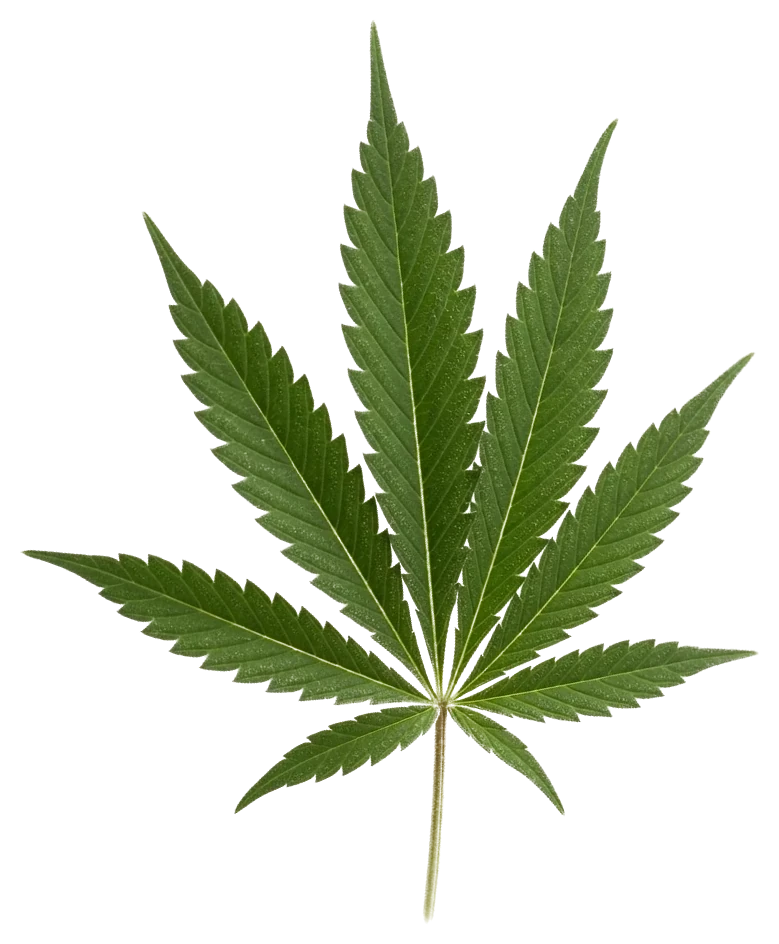
#> input picture src/assets/cannabis-leaf.webp, 779 x 944 px, given in place of light-rounded.png, which was not available
$ python generate.py
#> lines starting #> are read from the running program, lines starting #| are printed output that depends on the picture; pictures that were not available may be replaced by others from this repository, and a replacement may not be noted
"""
StrainEase Instagram carousel generator.

Renders a 3-slide portrait (1080x1350) Instagram carousel that introduces the
StrainEase app: a hero slide, a "how it works" walkthrough, and an
ailments-covered grid. Reads the rounded app icon from marketing/icons/.

Usage:
    python3 generate.py            # writes all 3 slides
    python3 generate.py --slide 1  # one slide at a time
"""
from __future__ import annotations

import argparse
import os
from pathlib import Path

from PIL import Image, ImageDraw, ImageFilter, ImageFont

# --------------------------------------------------------------------------- #
# Brand palette (kept in sync with index.html theme-color #174A2F)
# --------------------------------------------------------------------------- #
BG_DEEP    = (6, 18, 12)
BG_MID     = (10, 38, 26)
GLOW_CORE  = (74, 222, 128)
GLOW_MID   = (34, 197, 94)
GLOW_OUTER = (20, 90, 50)
TEXT_WHITE = (245, 248, 245)
TEXT_SUB   = (200, 220, 200)
LINK_COL   = (180, 240, 200)
PILL_BG    = (20, 60, 38, 220)
PILL_LINE  = (74, 222, 128, 150)

W, H = 1080, 1350  # Instagram 4:5 portrait
LOGO_PATH = Path(__file__).resolve().parent.parent / "icons" / "light-rounded.png"

# --------------------------------------------------------------------------- #
# Font helpers
# --------------------------------------------------------------------------- #
FONT_DIRS = [
    str(Path(__file__).resolve().parent.parent / "fonts"),     # bundled brand fonts
    "/usr/share/fonts/truetype/liberation",
    "/usr/share/fonts/truetype/dejavu",
]


def load_font(name_candidates: list[str], size: int) -> ImageFont.FreeTypeFont:
#> called with size = 132
    for d in FONT_DIRS:
        for name in name_candidates:
            p = os.path.join(d, name)
            if os.path.exists(p):
                return ImageFont.truetype(p, size)
    return ImageFont.load_default()


# Brand fonts (Figtree / Lora / IBM Plex Mono) with Liberation fallbacks so
# the generator still works on machines that don't have the bundled fonts.
FONT_BOLD       = load_font(["Figtree-Bold.ttf",     "LiberationSans-Bold.ttf",    "DejaVuSans-Bold.ttf"],     132)
FONT_REG        = load_font(["Figtree-Regular.ttf",  "LiberationSans-Regular.ttf", "DejaVuSans.ttf"],           30)
FONT_REG_BIG    = load_font(["Figtree-Regular.ttf",  "LiberationSans-Regular.ttf", "DejaVuSans.ttf"],           36)
FONT_H2         = load_font(["Figtree-Bold.ttf",     "LiberationSans-Bold.ttf",    "DejaVuSans-Bold.ttf"],      78)
FONT_H3         = load_font(["Figtree-Bold.ttf",     "LiberationSans-Bold.ttf",    "DejaVuSans-Bold.ttf"],      44)
FONT_SERIF      = load_font(["Lora-Italic.ttf",      "LiberationSerif-Italic.ttf", "DejaVuSerif-Italic.ttf"],   46)
FONT_SERIF_BIG  = load_font(["Lora-Italic.ttf",      "LiberationSerif-Italic.ttf", "DejaVuSerif-Italic.ttf"],   56)
FONT_MONO       = load_font(["IBMPlexMono-Regular.ttf", "LiberationMono-Regular.ttf", "DejaVuSansMono.ttf"],     28)
FONT_SWIPE      = load_font(["Figtree-Bold.ttf",     "LiberationSans-Bold.ttf",    "DejaVuSans-Bold.ttf"],      26)
FONT_STEP_NUM   = load_font(["Figtree-Bold.ttf",     "LiberationSans-Bold.ttf",    "DejaVuSans-Bold.ttf"],      44)
FONT_STEP_TTL   = load_font(["Figtree-Bold.ttf",     "LiberationSans-Bold.ttf",    "DejaVuSans-Bold.ttf"],      30)
FONT_STEP_BODY  = load_font(["Figtree-Bold.ttf",     "LiberationSans-Bold.ttf",    "DejaVuSans-Bold.ttf"],      26)
FONT_AILMENT    = load_font(["Figtree-Bold.ttf",     "LiberationSans-Bold.ttf",    "DejaVuSans-Bold.ttf"],      26)
FONT_TAG        = load_font(["Figtree-Bold.ttf",     "LiberationSans-Bold.ttf",    "DejaVuSans-Bold.ttf"],      20)


# --------------------------------------------------------------------------- #
# Text primitives (anchor='mm' centers cleanly on the glyph ink)
# --------------------------------------------------------------------------- #
def text_size(d: ImageDraw.ImageDraw, text: str,
              font: ImageFont.FreeTypeFont) -> tuple[int, int]:
    """Width and rendered height of the text."""
    l, t, r, b = d.textbbox((0, 0), text, font=font)
    return r - l, b - t


def text_at(d, cx, cy, text, font, fill):
    """Draw text perfectly centered at (cx, cy) using PIL's anchor='mm'."""
    d.text((cx, cy), text, font=font, fill=fill, anchor="mm")


def centered_spaced(d, cy, text, font, fill, letter_spacing=0):
    """Letter-spaced text centered at y=cy. Centers on the actual inkbox."""
    parts = list(text)
    widths = [d.textlength(p, font=font) for p in parts]
    gaps = [letter_spacing] * (len(parts) - 1)
    total_w = sum(widths) + sum(gaps)

    bboxes = [d.textbbox((0, 0), p, font=font) for p in parts]
    min_top = min(b[1] for b in bboxes)
    max_bot = max(b[3] for b in bboxes)
    total_h = max_bot - min_top
    y_pos = cy - total_h / 2 - min_top

    x = (W - total_w) // 2
    for ch, w in zip(parts, widths):
        d.text((x, y_pos), ch, font=font, fill=fill)
        x += w + letter_spacing


# --------------------------------------------------------------------------- #
# Reusable compositing primitives
# --------------------------------------------------------------------------- #
def make_background() -> Image.Image:
    img = Image.new("RGB", (W, H), BG_DEEP)
    d = ImageDraw.Draw(img)
    for y in range(H):
        t = 1 - abs(y - H * 0.45) / (H * 0.7)
        t = max(0, min(1, t)) ** 1.4
        r = int(BG_DEEP[0] * (1 - t) + BG_MID[0] * t)
        g = int(BG_DEEP[1] * (1 - t) + BG_MID[1] * t)
        b = int(BG_DEEP[2] * (1 - t) + BG_MID[2] * t)
        d.line([(0, y), (W, y)], fill=(r, g, b))
    return img.convert("RGBA")


def radial_glow(cx: int, cy: int, rx: int = 720, ry: int | None = None,
                max_alpha: float = 0.65) -> Image.Image:
    ry = ry or rx
    g = Image.new("RGBA", (W, H), (0, 0, 0, 0))
    gd = ImageDraw.Draw(g)
    steps = 28
    for i in range(steps, 0, -1):
        t = i / steps
        r = int(rx * t)
        ry_t = int(ry * t)
        if t > 0.7:
            col = GLOW_OUTER
        elif t > 0.35:
            col = GLOW_MID
        else:
            col = GLOW_CORE
        alpha = int(255 * (1 - t) ** 1.6 * max_alpha)
        if alpha < 1:
            continue
        gd.ellipse([cx - r, cy - ry_t, cx + r, cy + ry_t], fill=col + (alpha,))
    return g.filter(ImageFilter.GaussianBlur(35))


def composite_logo(img: Image.Image, cx: int, cy: int,
                   size: int = 460, with_halo: bool = True) -> int:
    logo = Image.open(LOGO_PATH).convert("RGBA").resize((size, size), Image.LANCZOS)
    lx, ly = cx - size // 2, cy - size // 2

    if with_halo:
        halo = Image.new("RGBA", (W, H), (0, 0, 0, 0))
        hd = ImageDraw.Draw(halo)
        r = int(size * 0.85)
        hd.ellipse([cx - r, cy - r, cx + r, cy + r], fill=(120, 255, 170, 90))
        halo = halo.filter(ImageFilter.GaussianBlur(60))
        img.alpha_composite(halo)

    img.alpha_composite(logo, (lx, ly))
    return ly + size  # bottom of logo


def make_pill(d, cx, cy, text, font, fill, pad_x=32, pad_y=14,
              bg=PILL_BG, line=PILL_LINE, line_w=2, radius=30):
    """Draw a chip/pill centered at (cx, cy) with text anchored to its middle."""
    tw, _ = text_size(d, text, font)
    box_w = int(tw + pad_x * 2)
    box_h = int(d.textbbox((0, 0), text, font=font)[3]
                - d.textbbox((0, 0), text, font=font)[1]
                + pad_y * 2)
    x0 = cx - box_w // 2
    y0 = cy - box_h // 2
    d.rounded_rectangle([x0, y0, x0 + box_w, y0 + box_h],
                        radius=radius, fill=bg, outline=line, width=line_w)
    text_at(d, cx, cy, text, font, fill)
    return (x0, y0, x0 + box_w, y0 + box_h)


def url_pill(d, cx, cy):
    """Centered 'strainease.ai' chip."""
    return make_pill(d, cx, cy, "strainease.ai", FONT_MONO, LINK_COL,
                     pad_x=32, pad_y=16)


def swipe_cta(d):
    """Bottom-right 'Swipe →' chip."""
    text = "Swipe →"
    pad_x, pad_y = 24, 12
    tw, th = text_size(d, text, FONT_SWIPE)
    box_w = int(tw + pad_x * 2)
    box_h = int(th + pad_y * 2)
    margin = 56
    x0 = W - box_w - margin
    y0 = H - box_h - margin
    d.rounded_rectangle([x0, y0, x0 + box_w, y0 + box_h],
                        radius=26, fill=(20, 60, 38, 220),
                        outline=(74, 222, 128, 180), width=2)
    text_at(d, x0 + box_w // 2, y0 + box_h // 2, text, FONT_SWIPE, LINK_COL)


def page_marker(d, index, total=3):
    """Top-right 'N / total' chip."""
    label = f"{index} / {total}"
    pad_x, pad_y = 18, 11
    tw, th = text_size(d, label, FONT_TAG)
    box_w = int(tw + pad_x * 2)
    box_h = int(th + pad_y * 2)
    margin_right, margin_top = 40, 40
    x0 = W - box_w - margin_right
    y0 = margin_top
    d.rounded_rectangle([x0, y0, x0 + box_w, y0 + box_h],
                        radius=18, fill=(20, 60, 38, 180),
                        outline=(74, 222, 128, 120), width=1)
    text_at(d, x0 + box_w // 2, y0 + box_h // 2, label, FONT_TAG, LINK_COL)


# --------------------------------------------------------------------------- #
# Slide builders
# --------------------------------------------------------------------------- #
def build_slide_1(out_dir: Path) -> Path:
    """Hero — rounded logo with green glow, wordmark + tagline + swipe CTA."""
    img = make_background()
    cx, cy = W // 2, int(H * 0.40)
    img.alpha_composite(radial_glow(cx, cy, rx=720))

    d = ImageDraw.Draw(img)
    logo_bottom = composite_logo(img, cx, cy - 20, size=460)

    # Wordmark centered on its own band (top of band = logo_bottom + 70)
    word_cy = logo_bottom + 70 + 65
    centered_spaced(d, word_cy, "StrainEase", FONT_BOLD,
                    TEXT_WHITE, letter_spacing=2)

    # Italic tagline — clear gap below wordmark
    sub = "Find your relief today."
    sub_cy = word_cy + 90
    text_at(d, cx, sub_cy, sub, FONT_SERIF, TEXT_SUB)

    # URL pill centered horizontally, pinned to bottom
    PILL_CY = H - 130 - 30
    url_pill(d, cx, PILL_CY)

    swipe_cta(d)
    page_marker(d, 1)

    out = out_dir / "slide-1-hero.png"
    img.convert("RGB").save(out, "PNG", optimize=True)
    return out


def build_slide_2(out_dir: Path) -> Path:
    """How it works — three-step flow with balanced top/bottom margins."""
    img = make_background()
    img.alpha_composite(radial_glow(W // 2, int(H * 0.18),
                                    rx=520, ry=260, max_alpha=0.35))

    d = ImageDraw.Draw(img)
    page_marker(d, 2)

    # --- Title block ---
    TITLE_Y = 130
    title_gap = 40                                          # gap title → subtitle
    title = "How StrainEase works"
    sub_lines = ["Built with Dr. Kaya,",                   # split for narrower width
                 "our AI cannabis care assistant."]
    sub_line_height = 60                                   # line height for 46pt Lora
    _, title_h = text_size(d, title, FONT_H2)

    text_at(d, W // 2, TITLE_Y + title_h // 2, title, FONT_H2, TEXT_WHITE)
    sub_block_top = TITLE_Y + title_h + title_gap
    for i, line in enumerate(sub_lines):
        line_cy = sub_block_top + i * sub_line_height + sub_line_height // 2
        text_at(d, W // 2, line_cy, line, FONT_SERIF, TEXT_SUB)
    sub_block_bottom = sub_block_top + len(sub_lines) * sub_line_height

    # --- Card stack with balanced margins ---
    card_w = 880
    card_h = 200
    gap = 28
    stack_h = 3 * card_h + 2 * gap

    PILL_H = 60
    PILL_Y_TOP    = H - 130 - PILL_H
    PILL_Y_BOTTOM = PILL_Y_TOP + PILL_H

    TOP_MARGIN    = 60
    BOTTOM_MARGIN = 60
    min_cards_top    = sub_block_bottom + TOP_MARGIN
    max_cards_bottom = PILL_Y_TOP - BOTTOM_MARGIN
    band_h = max_cards_bottom - min_cards_top
    cards_top = min_cards_top + (band_h - stack_h) // 2

    steps = [
        ("1", "Tell us your symptoms",
         "Pick a common ailment or describe any symptom you have. "
         "We rank strains for any condition, not just the ones on our list."),
        ("2", "We research for you",
         "Pulls patient reports from Leafly, Weedmaps, Reddit, "
         "Google and dispensary menus."),
        ("3", "Get ranked strains",
         "Dr. Kaya ranks the closest matches with reasons, "
         "best-for notes and cautions."),
    ]

    # Inner card layout
    INNER_PAD_LEFT = 40
    BADGE_R = 36
    BADGE_CX_OFFSET = INNER_PAD_LEFT + BADGE_R          # 76 — badge center x
    TEXT_X_OFFSET = BADGE_CX_OFFSET + BADGE_R + 26      # 138 — text column left
    TITLE_TO_BODY = 18                                  # tight gap title→body
    BODY_LINE_HEIGHT = 34

    # Pre-measure text widths to know block height before placing
    def card_block_metrics(text_ttl, text_body):
        tbbox = d.textbbox((0, 0), text_ttl, font=FONT_STEP_TTL)
        title_h = tbbox[3] - tbbox[1]
        title_w = tbbox[2] - tbbox[0]
        max_w = card_w - TEXT_X_OFFSET - INNER_PAD_LEFT
        body_lines = measure_wrap(d, text_body, FONT_STEP_BODY, max_w)
        body_h = BODY_LINE_HEIGHT * max(1, len(body_lines))
        block_h = title_h + TITLE_TO_BODY + body_h
        return title_h, title_w, body_lines, body_h, block_h

    for i, (num, ttl, body) in enumerate(steps):
        x = (W - card_w) // 2
        y = int(cards_top + i * (card_h + gap))

        d.rounded_rectangle([x, y, x + card_w, y + card_h],
                            radius=22, fill=(14, 40, 26, 230),
                            outline=(74, 222, 128, 110), width=2)

        # Measure block so we can vertically center title+body in the card
        title_h, title_w, body_lines, body_h, block_h = card_block_metrics(ttl, body)
        block_top = y + (card_h - block_h) // 2

        # Title (centered on its own row at the top of the block)
        title_cy = block_top + title_h // 2
        text_at(d, x + TEXT_X_OFFSET + title_w // 2, title_cy,
                ttl, FONT_STEP_TTL, TEXT_WHITE)

        # Body wrapped, starts TITLE_TO_BODY below the title
        body_top = block_top + title_h + TITLE_TO_BODY
        wrap_body(d, body, FONT_STEP_BODY, x + TEXT_X_OFFSET, body_top,
                  card_w - TEXT_X_OFFSET - INNER_PAD_LEFT,
                  fill=TEXT_SUB, line_height=BODY_LINE_HEIGHT)

        # Badge centered on the full card height
        badge_cx = x + BADGE_CX_OFFSET
        badge_cy = y + card_h // 2

        d.ellipse([badge_cx - BADGE_R, badge_cy - BADGE_R,
                   badge_cx + BADGE_R, badge_cy + BADGE_R],
                  fill=GLOW_CORE + (255,))
        text_at(d, badge_cx, badge_cy, num, FONT_STEP_NUM, (6, 50, 25))

    # URL pill anchored to bottom
    make_pill(d, W // 2, (PILL_Y_TOP + PILL_Y_BOTTOM) // 2,
              "strainease.ai", FONT_MONO, LINK_COL, pad_x=32, pad_y=16)

    # Swipe CTA bottom-right
    swipe_cta(d)

    out = out_dir / "slide-2-how-it-works.png"
    img.convert("RGB").save(out, "PNG", optimize=True)
    return out


def wrap_body(d, text, font, x, y, max_w, fill, line_height=30,
              return_lines=False):
    """Word-wrap text starting at (x, y); returns lines (if requested)."""
    words = text.split()
    lines, line = [], ""
    for w in words:
        trial = (line + " " + w).strip()
        if d.textlength(trial, font=font) <= max_w or not line:
            line = trial
        else:
            lines.append(line)
            line = w
    if line:
        lines.append(line)
    for i, ln in enumerate(lines):
        d.text((x, y + i * line_height), ln, font=font, fill=fill)
    return lines if return_lines else None


def measure_wrap(d, text, font, max_w, line_height=30):
    """Return the wrapped lines without drawing — used to compute block heights."""
    words = text.split()
    lines, line = [], ""
    for w in words:
        trial = (line + " " + w).strip()
        if d.textlength(trial, font=font) <= max_w or not line:
            line = trial
        else:
            lines.append(line)
            line = w
    if line:
        lines.append(line)
    return lines


def build_slide_3(out_dir: Path) -> Path:
    """Ailments covered — chip grid, vertically centered, last row pill centered."""
    img = make_background()
    img.alpha_composite(radial_glow(W // 2, int(H * 0.50),
                                    rx=560, ry=560, max_alpha=0.28))

    d = ImageDraw.Draw(img)
    page_marker(d, 3)

    # --- Title block ---
    TITLE_Y_TOP = 130
    title_gap = 40                           # matches slide 2 title→subtitle
    title = "Symptoms we cover"
    sub   = "Real patient reports, not generic lists."
    _, title_h = text_size(d, title, FONT_H2)
    _, sub_h   = text_size(d, sub,   FONT_SERIF)

    text_at(d, W // 2, TITLE_Y_TOP + title_h // 2, title, FONT_H2, TEXT_WHITE)
    sub_cy = TITLE_Y_TOP + title_h + title_gap + sub_h // 2
    text_at(d, W // 2, sub_cy, sub, FONT_SERIF, TEXT_SUB)
    sub_block_bottom = sub_cy + sub_h // 2

    # --- Ailment chips ---
    ailments = [
        "Chronic pain", "Anxiety", "Insomnia", "Stress",
        "Depression", "PTSD", "Nausea", "Migraines",
        "Muscle spasms", "ADHD", "Fatigue", "Appetite loss",
        "Fibromyalgia", "Sciatica", "Inflammation", "Arthritis",
    ]

    cols = 3
    pill_w, pill_h = 280, 60
    gap_x, gap_y = 22, 22
    full_rows = len(ailments) // cols
    leftover  = len(ailments) - full_rows * cols
    total_rows = full_rows + (1 if leftover else 0)

    grid_w = cols * pill_w + (cols - 1) * gap_x
    grid_h = total_rows * pill_h + (total_rows - 1) * gap_y
    start_x_full = (W - grid_w) // 2

    # --- Vertical centering ---
    FOOTER_GAP   = 56
    PILL_H       = 60
    PILL_Y_TOP   = H - 130 - PILL_H
    FOOTER_BLOCK_H = 36

    grid_bottom_max = PILL_Y_TOP - FOOTER_GAP - FOOTER_BLOCK_H
    grid_top_min    = sub_block_bottom + 40
    band_h          = grid_bottom_max - grid_top_min
    start_y         = grid_top_min + (band_h - grid_h) // 2

    def draw_chip(name, cx_center, cy_center):
        x0 = cx_center - pill_w // 2
        y0 = cy_center - pill_h // 2
        d.rounded_rectangle([x0, y0, x0 + pill_w, y0 + pill_h],
                            radius=30, fill=(14, 40, 26, 235),
                            outline=(74, 222, 128, 130), width=2)
        text_at(d, cx_center, cy_center, name, FONT_AILMENT, TEXT_WHITE)

    # Full rows
    for r in range(full_rows):
        for c in range(cols):
            i = r * cols + c
            name = ailments[i]
            cx = start_x_full + c * (pill_w + gap_x) + pill_w // 2
            cy = start_y + r * (pill_h + gap_y) + pill_h // 2
            draw_chip(name, cx, cy)

    # Leftover row centered horizontally in the grid band
    if leftover:
        last_row_cy = start_y + full_rows * (pill_h + gap_y) + pill_h // 2
        row_w = leftover * pill_w + (leftover - 1) * gap_x
        x_start_centered = start_x_full + (grid_w - row_w) // 2 + pill_w // 2
        for k, name in enumerate(ailments[full_rows * cols:]):
            draw_chip(name, x_start_centered + k * (pill_w + gap_x), last_row_cy)

    # --- Footer + pill ---
    footer = "Plus anything you describe. We rank strains for any symptom."
    footer_y = PILL_Y_TOP - FOOTER_GAP - FOOTER_BLOCK_H + FOOTER_BLOCK_H // 2
    text_at(d, W // 2, footer_y, footer, FONT_REG, TEXT_SUB)

    # URL pill anchored to bottom
    make_pill(d, W // 2, (PILL_Y_TOP + PILL_Y_TOP + PILL_H) // 2,
              "strainease.ai", FONT_MONO, LINK_COL, pad_x=32, pad_y=16)

    out = out_dir / "slide-3-ailments.png"
    img.convert("RGB").save(out, "PNG", optimize=True)
    return out


# --------------------------------------------------------------------------- #
# Entrypoint
# --------------------------------------------------------------------------- #
def main() -> None:
    parser = argparse.ArgumentParser()
    parser.add_argument("--slide", type=int, default=None,
                        help="1 = hero, 2 = how it works, 3 = ailments")
    parser.add_argument("--out", default=str(Path(__file__).resolve().parent.parent / "output"),
                        help="output directory")
    args = parser.parse_args()

    out_dir = Path(args.out)
    out_dir.mkdir(parents=True, exist_ok=True)

    builders = {
        1: ("slide-1-hero.png",          build_slide_1),
        2: ("slide-2-how-it-works.png",  build_slide_2),
        3: ("slide-3-ailments.png",      build_slide_3),
    }

    targets = [args.slide] if args.slide else [1, 2, 3]
    for s in targets:
        name, fn = builders[s]
        path = fn(out_dir)
        print(f"  slide {s} -> {path}")
#> this loop made 3 passes
#> pass 1, in make_background, `img = Image.new("RGB", (W, H), BG_DEEP)`:
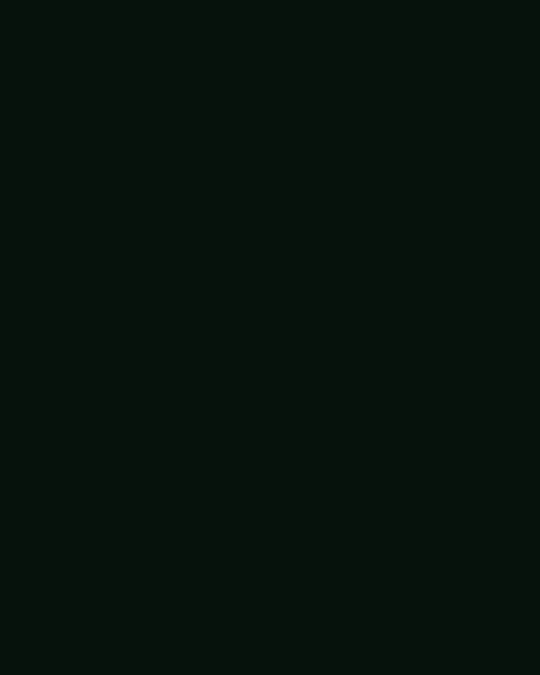
#> img: PIL image 1080x1350 RGB (shown at 1/2 size); mean R, G, B 6, 18, 12
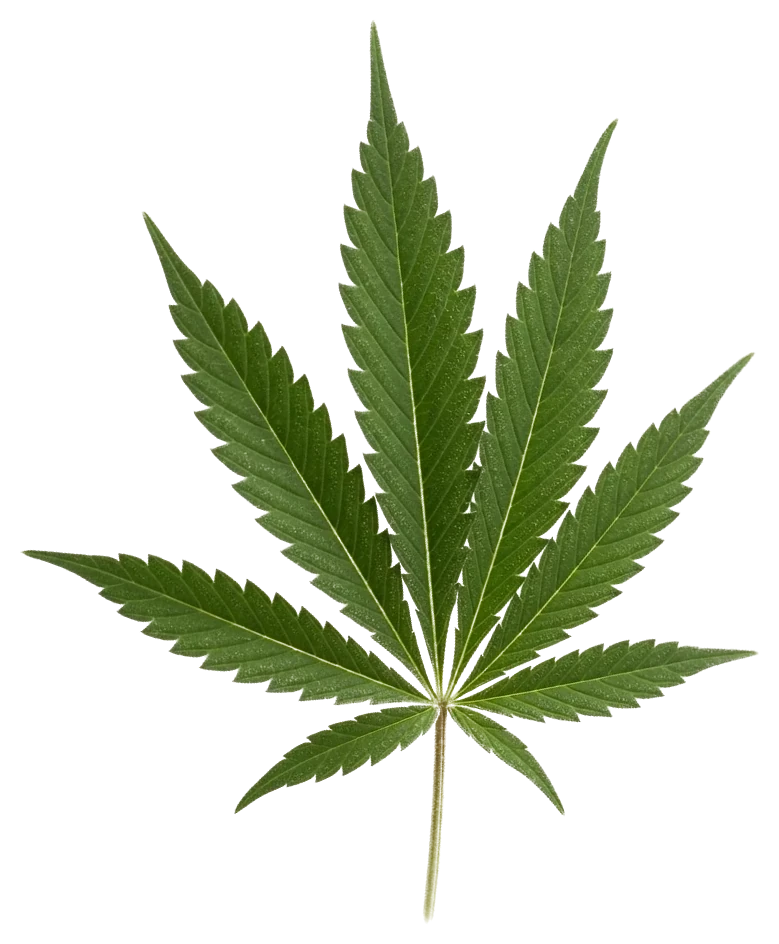
#> input picture src/assets/cannabis-leaf.webp, 779 x 944 px, given in place of light-rounded.png, which was not available
#> pass 1, in composite_logo, `logo = Image.open(LOGO_PATH).convert("RGBA").resize((size, size), Imag..`:
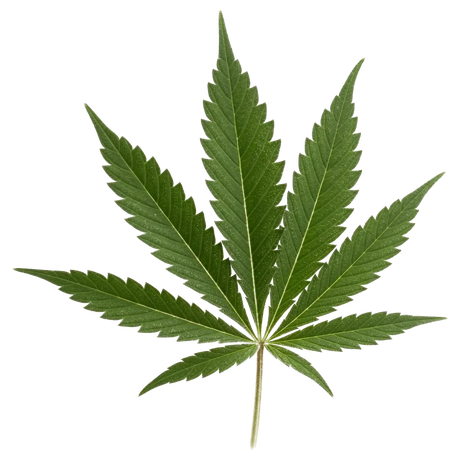
#> logo: PIL image 460x460 RGBA; mean R, G, B, A 26.9, 33.8, 14.2, 68.6; transparent parts drawn white


if __name__ == "__main__":
    main()
